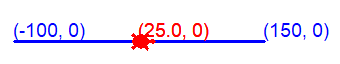

Write the Python code that produced this figure.
import turtle           

def write(data):
    t.write(data, font=("Arial", 14, "normal"))
    
def moveto(p):
    t.pu()
    t.goto(p)
    t.pd()

def dot(p):
    moveto(p)
    t.dot(10)
    write(p)
    
def line(x1, y1, x2, y2):
    moveto((x1, y1))
    write((x1,y1))
    t.goto(x2, y2)
    write((x2, y2))

def middle(x1, x2):
    line(x1, 0, x2, 0)
    xc = (x1 + x2)/2  # вычислили значение х координаты центра xc
    centr = (xc, 0)   # точка centr с координатами центра отрезка
    return centr      # ВЕРНЕМ ЗНАЧЕНИЕ центр


t = turtle.Turtle()
t.shape('turtle')
t.width(3)
t.color('blue')
pc = middle(-100, 150)  # Нарисуем отрезок [-100, 150] и получим точку центра pc
                        # вычислять ее больше не нужно
                        # pc вычисляет функция middle
t.color('red')
dot(pc)                 # поставим точку на этот центр

turtle.done()
